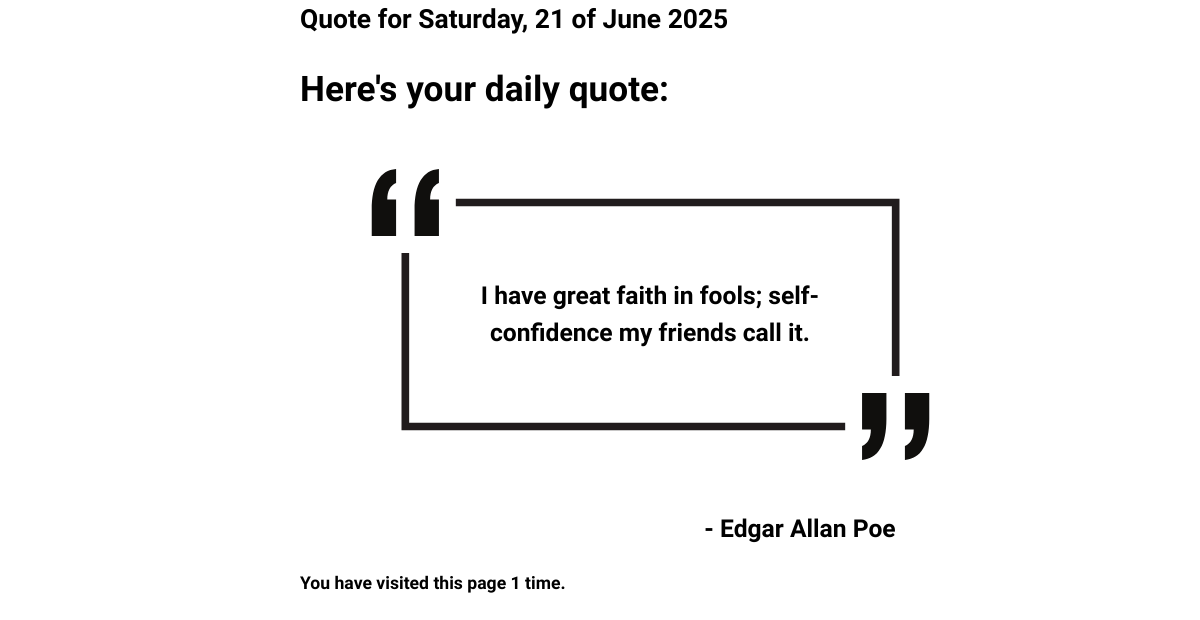
Screenshot of /quotes/daily/ with the database file from the repository.
### quotes/models.py (models this page shows, shortened)
class Quote(models.Model):
    sentence = models.TextField(max_length=300)
    author = models.ForeignKey(Author, on_delete=models.CASCADE, related_name="quotes")
    likes = models.ManyToManyField(settings.AUTH_USER_MODEL, related_name='liked_quotes', blank=True)
    favorites = models.ManyToManyField(settings.AUTH_USER_MODEL, related_name='favorite_quotes', blank=True)
    created_at = models.DateTimeField(auto_now_add=True, null=True)
    updated_at = models.DateTimeField(auto_now=True)
    submitted_by = models.ForeignKey(settings.AUTH_USER_MODEL, on_delete=models.SET_NULL, null=True)
    MOODS = {
        'love': 'Love',
        'motivational': 'Motivational',
        'analytical': 'Analytical',
        'humble': 'Humble',
        'silly': 'Silly',
    }
    mood = models.CharField(max_length=50, choices=MOODS)

class Author(models.Model):
    name = models.CharField(max_length=50, unique=True)
    slug = models.SlugField(max_length=50, unique=True)
    created_at = models.DateTimeField(auto_now_add=True, null=True)
    updated_at = models.DateTimeField(auto_now=True)
    nationality = models.ForeignKey(Nationality, on_delete=models.SET_NULL, null=True, blank=True, related_name='authors')
    portrait = models.ImageField(upload_to='authors', null=True, blank=True)
    def __str__(self):
        return self.name

### quotes/views.py (the view)
# urls.py: path('daily/', views.daily_page, name='daily_page'),
def daily_page(request):
    def get_daily_seed(today):
        seed = 0
        for i in str(today):
            if i.isdigit():
                seed += int(i)
        return seed
    num_vis = request.session.get('num_vis', 0)
    num_vis += 1
    request.session['num_vis'] = num_vis
    context = {}
    quote = None
    today = datetime.date.today()
    all_quotes = list(Quote.objects.all())
    if all_quotes:
        seed = get_daily_seed(today) % len(all_quotes)
        quote = all_quotes[seed]
    context['number_of_visits'] = num_vis
    context['quote'] = quote
    context['day'] = today.strftime('%d')
    context['weekday'] = today.strftime('%A')
    context['month'] = today.strftime('%B')
    context['year'] = today.strftime('%Y')
    template = 'quotes/daily_page.html'
    return render(request, template, context)

### quotes/templates/quotes/daily_page.html (shortened to what this page needs)
{% load static %}
<!DOCTYPE html>
<html lang="en-US">
    <head>
        <link rel="stylesheet" href="https://cdnjs.cloudflare.com/ajax/libs/normalize/8.0.1/normalize.min.css">
        <link rel="stylesheet" href="{% static 'quotes/css/daily-page.css' %}">
    </head>
    <body>
        {% block daily_quote %}
        <h2>Quote for {{ weekday }}, {{ day }} of {{ month }} {{ year }}</h2>
        {% if quote %}
            <h1>Here's your daily quote:</h1>
            <section class="quote-section">
                <div class ="quote-box">
                    <img class="markers" src="{% static 'quotes/images/markers.svg' %}" />
                    <p class="quote-text">{{ quote.sentence }}</p>
                </div>
                <div class="signature-box">
                    <img class="signature-rectangle" src="{% static 'quotes/images/signature.png' %}" />
                    <p class="quote-text">- {{ quote.author }}</p>
                </div>
            </section>
        {% else %}
            <p>No quotes available</p>
        {% endif %}
        <p>You have visited this page {{ number_of_visits }} time{{ number_of_visits|pluralize }}.</p>
        {% endblock %}
    </body>
</html>

### quotes/static/quotes/css/daily-page.css (style rules this page uses)
html { box-sizing: border-box; scroll-behavior: smooth; }
*, *:before, *:after { margin: 0; border: 0; box-sizing: inherit; }
body { font-size: 1.1rem; font-family: "Merienda", cursive; font-weight: 600; line-height: 1.5; background: url('/static/images/bg/ls6.png') no-repeat; background-size: cover; margin:auto; width: 50% }
.quote-section { display: flex; flex-direction: column; align-items: right; width: 700px; margin-right: auto; margin-left: auto; }
.quote-box { display: flex; justify-content: center; align-items: center; text-align: center; }
.markers { position: absolute; width: 625px; height: 325px; }
.quote-text { position: absolute; font-size: 1.4em; max-width: 450px; word-wrap: normal; }
.signature-box { display: flex; justify-content: center; align-items: center; text-align: center; margin-left: auto; margin-right: 0; margin-bottom: auto; margin-top: 0; }
.signature-rectangle { position: relative; width: 400px; height: 80px; top: 5px; left: 20px; }

### rows the page displays
Quote: sentence "I have great faith in fools; self-confidence my friends call it.", author "Edgar Allan Poe"

### other values shown
{{ weekday }} "Saturday"
{{ day }} "21"
{{ month }} "June"
{{ year }} "2025"
{{ number_of_visits }} "1"
